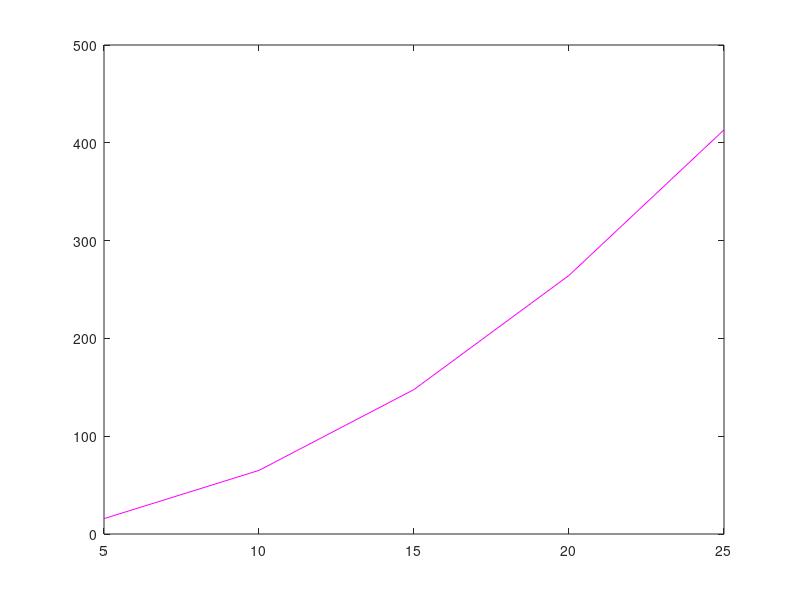

This chart was generated by the following MATLAB code: (Note: this script raises an error after producing the figure.)
clear all
close all


%---One Sided-----------------------------

fileID=fopen('sp.filamentlength.onesided.cluster.txt','r')

formatSpec='%f'

A1=fscanf(fileID, formatSpec);


 FindNumberofRuns1=A1(1);
 FindLengthsofFilament1=A1(2);
 FindAverageTimeMatrix1=A1(3);
 FindDiffusionConstant1=A1(4);
 FindTimePerMonomerArray1=A1(5);

 NumberofRuns1=A1(FindNumberofRuns1);
 LengthsofFilament1=A1(FindLengthsofFilament1:FindAverageTimeMatrix1-1);
 AverageTimeMatrix1=A1(FindAverageTimeMatrix1:FindDiffusionConstant1-1);
 DiffusionConstant1=A1(FindDiffusionConstant1);
 TimePerMonomerArray1=A1(FindTimePerMonomerArray1:FindTimePerMonomerArray1+(size(LengthsofFilament1,1)*(LengthsofFilament1(end)+1)-1));
 
 
 TimePerMonomerMatrix1=reshape(TimePerMonomerArray1, [size(LengthsofFilament1,1) , LengthsofFilament1(end)+1])';
 
 
 figure(1)
 
 x1=LengthsofFilament1;
 y1=AverageTimeMatrix1;
 onesidedplot1=plot(x1,y1','m')

 onesidedplot1.LineWidth=3;
 onesidedplot1.DisplayName=('Simulation Data');

 hold on
 
 %~~~Theory~~~~~~~~~~~
 
v1=LengthsofFilament1;
w1=v1.^2/(3*DiffusionConstant1)
 
theory1=plot(v1,w1, 'g:');
theory1.DisplayName=('Theory With Fitted Diffusion Constant');
theory1.LineWidth=3;


hold on

f1=LengthsofFilament1;
g1=(v1.^2)/(3/2); %The diffusion constant is monomerlength^2/avgsteptime*2=1/2

dtheory1=plot(f1,g1, 'c:');
dtheory1.DisplayName=('Theory With Diffusion Constant= MonomerSize^2/(2*AverageStepTime)=1/2')
dtheory1.LineWidth=3;

hold on


xlabel('LengthofFilament');
ylabel('Average Time Until Any Protein Reaches End (unit time=number of steps)');
title('Time Until Protein Diffuses To One End of a Filament of Varying Lengths');
set(gca, 'fontsize',20);

legend show

hold off


%--------------------------------------------------------------------------


%---Two Sided-----------------------------

fileID=fopen('sp.filamentlength.twosided.cluster.txt','r')

formatSpec='%f'

A2=fscanf(fileID, formatSpec);


 FindNumberofRuns2=A2(1);
 FindLengthsofFilament2=A2(2);
 FindAverageTimeMatrix2=A2(3);
 FindDiffusionConstant2=A2(4);
 FindTimePerMonomerArray2=A2(5);

 NumberofRuns2=A2(FindNumberofRuns2);
 LengthsofFilament2=A2(FindLengthsofFilament2:FindAverageTimeMatrix2-1);
 AverageTimeMatrix2=A2(FindAverageTimeMatrix2:FindDiffusionConstant2-1);
 DiffusionConstant2=A2(FindDiffusionConstant2);
 TimePerMonomerArray2=A2(FindTimePerMonomerArray2:FindTimePerMonomerArray2+(size(LengthsofFilament2,1)*(LengthsofFilament2(end)+1)-1));
 
 
 TimePerMonomerMatrix2=reshape(TimePerMonomerArray2, [size(LengthsofFilament2,1) , LengthsofFilament2(end)+1])';
 
 
 figure(2)
 
 x2=LengthsofFilament2;
 y2=AverageTimeMatrix2;
 twosidedplot=plot(x2,y2','m')

 twosidedplot.LineWidth=3;
 twosidedplot.DisplayName=('Simulation Data');

 hold on
 
 %~~~Theory~~~~~~~~~~~
 
 v2=LengthsofFilament2;
 w2=v2.^2/(12*DiffusionConstant2)
 
theory1=plot(v2,w2, 'g:');
theory1.DisplayName=('Theory ');
theory1.LineWidth=3;

hold on

f2=LengthsofFilament2;
g2=(v2.^2)/6; %The diffusion constant is monomerlength^2/avgsteptime*2=1/2

dtheory2=plot(f2,g2, 'c:');
dtheory2.DisplayName=('Theory With Diffusion Constant= MonomerSize^2/(2*AverageStepTime)=1/2')
dtheory2.LineWidth=3;

hold on



xlabel('LengthofFilament');
ylabel('Average Time Until Any Protein Reaches End (unit time=number of steps)');
title('Time Until Protein Diffuses To Either End of a Filament of Varying Lengths');
set(gca, 'fontsize',20);

legend show

hold off


%--------------------------------------------------------------------------

%Plots both on same graph

figure(3)

twosidedplot=plot(x2,y2,'c')

twosidedplot.LineWidth=3
twosidedplot.DisplayName=('Two Sided')

hold on

onesidedplot=plot(x1,y1,'r')
onesidedplot.LineWidth=3
onesidedplot.DisplayName=('One Sided')

hold on

legend show

xlabel('Starting Position (Monomer)')
ylabel('Time Until Protein Reaches End (unit time=number of steps)')
title('Average Time Until Protein Diffuses To End In One And Two Sided System')
set(gca, 'fontsize',20)


